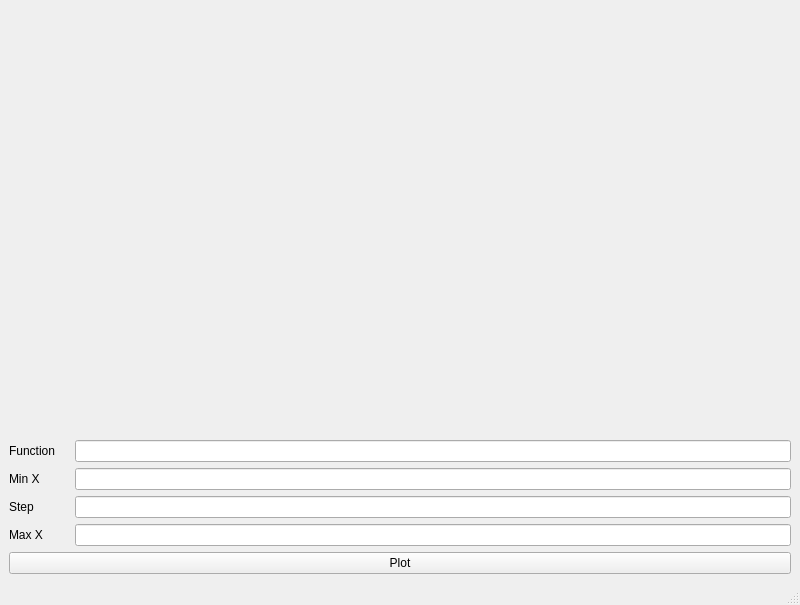
<?xml version="1.0" encoding="UTF-8"?>
<ui version="4.0">
 <class>MainWindow</class>
 <widget class="QMainWindow" name="MainWindow">
  <property name="geometry">
   <rect>
    <x>0</x>
    <y>0</y>
    <width>800</width>
    <height>605</height>
   </rect>
  </property>
  <property name="windowTitle">
   <string>FPlot</string>
  </property>
  <property name="windowIcon">
   <iconset resource="res.qrc">
    <normaloff>:/res/icon.png</normaloff>:/res/icon.png</iconset>
  </property>
  <widget class="QWidget" name="centralwidget">
   <layout class="QVBoxLayout" name="verticalLayout">
    <item>
     <widget class="QCustomPlot" name="customPlot" native="true">
      <property name="sizePolicy">
       <sizepolicy hsizetype="Preferred" vsizetype="MinimumExpanding">
        <horstretch>0</horstretch>
        <verstretch>0</verstretch>
       </sizepolicy>
      </property>
     </widget>
    </item>
    <item>
     <layout class="QHBoxLayout" name="horizontalLayout_6">
      <item>
       <widget class="QLabel" name="label">
        <property name="sizePolicy">
         <sizepolicy hsizetype="Preferred" vsizetype="Preferred">
          <horstretch>1</horstretch>
          <verstretch>0</verstretch>
         </sizepolicy>
        </property>
        <property name="text">
         <string>Function</string>
        </property>
       </widget>
      </item>
      <item>
       <widget class="QLineEdit" name="function">
        <property name="sizePolicy">
         <sizepolicy hsizetype="Expanding" vsizetype="Fixed">
          <horstretch>12</horstretch>
          <verstretch>0</verstretch>
         </sizepolicy>
        </property>
       </widget>
      </item>
     </layout>
    </item>
    <item>
     <layout class="QHBoxLayout" name="horizontalLayout_7">
      <item>
       <widget class="QLabel" name="label_2">
        <property name="enabled">
         <bool>true</bool>
        </property>
        <property name="sizePolicy">
         <sizepolicy hsizetype="Preferred" vsizetype="Preferred">
          <horstretch>1</horstretch>
          <verstretch>0</verstretch>
         </sizepolicy>
        </property>
        <property name="text">
         <string>Min X</string>
        </property>
       </widget>
      </item>
      <item>
       <widget class="QLineEdit" name="minX">
        <property name="sizePolicy">
         <sizepolicy hsizetype="Expanding" vsizetype="Fixed">
          <horstretch>12</horstretch>
          <verstretch>0</verstretch>
         </sizepolicy>
        </property>
       </widget>
      </item>
     </layout>
    </item>
    <item>
     <layout class="QHBoxLayout" name="horizontalLayout_8">
      <item>
       <widget class="QLabel" name="label_3">
        <property name="sizePolicy">
         <sizepolicy hsizetype="Preferred" vsizetype="Preferred">
          <horstretch>1</horstretch>
          <verstretch>0</verstretch>
         </sizepolicy>
        </property>
        <property name="text">
         <string>Step</string>
        </property>
       </widget>
      </item>
      <item>
       <widget class="QLineEdit" name="step">
        <property name="sizePolicy">
         <sizepolicy hsizetype="Expanding" vsizetype="Fixed">
          <horstretch>12</horstretch>
          <verstretch>0</verstretch>
         </sizepolicy>
        </property>
       </widget>
      </item>
     </layout>
    </item>
    <item>
     <layout class="QHBoxLayout" name="horizontalLayout_9">
      <item>
       <widget class="QLabel" name="label_4">
        <property name="sizePolicy">
         <sizepolicy hsizetype="Preferred" vsizetype="Preferred">
          <horstretch>1</horstretch>
          <verstretch>0</verstretch>
         </sizepolicy>
        </property>
        <property name="text">
         <string>Max X</string>
        </property>
       </widget>
      </item>
      <item>
       <widget class="QLineEdit" name="maxX">
        <property name="sizePolicy">
         <sizepolicy hsizetype="Expanding" vsizetype="Fixed">
          <horstretch>12</horstretch>
          <verstretch>0</verstretch>
         </sizepolicy>
        </property>
       </widget>
      </item>
     </layout>
    </item>
    <item>
     <widget class="QPushButton" name="plot">
      <property name="text">
       <string>Plot</string>
      </property>
     </widget>
    </item>
   </layout>
  </widget>
  <widget class="QMenuBar" name="menubar">
   <property name="geometry">
    <rect>
     <x>0</x>
     <y>0</y>
     <width>800</width>
     <height>26</height>
    </rect>
   </property>
  </widget>
  <widget class="QStatusBar" name="statusbar"/>
 </widget>
 <customwidgets>
  <customwidget>
   <class>QCustomPlot</class>
   <extends>QWidget</extends>
   <header>qcustomplot.h</header>
   <container>1</container>
  </customwidget>
 </customwidgets>
 <resources>
  <include location="res.qrc"/>
 </resources>
 <connections/>
</ui>
